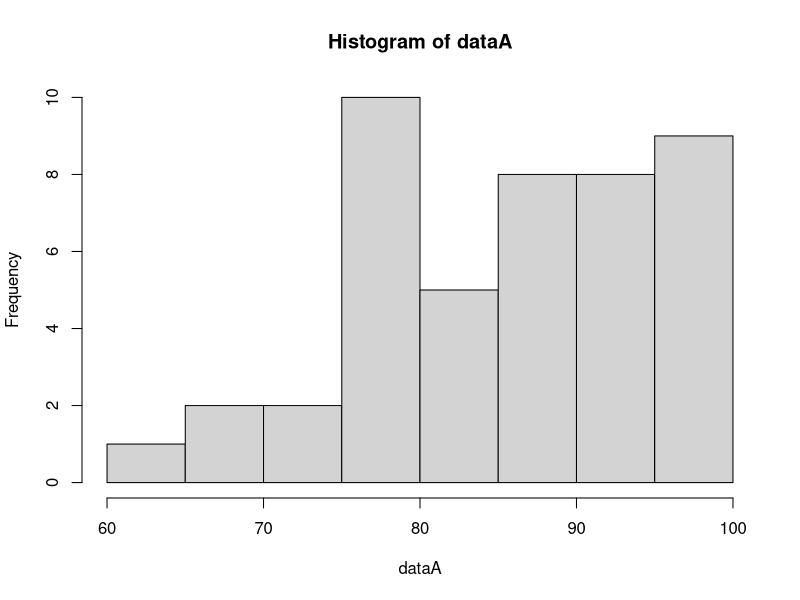

This chart was generated by the following R code:
## ---- chunk 1
knitr::opts_chunk$set(echo = TRUE)
## ---- chunk 2
dataA <- c(82, 79, 80, 88, 91, 98, 93, 100, 88, 83,77,72,76,90, 77, 98, 61, 95, 89, 88, 76, 77, 66, 86, 98, 76, 100, 100, 67, 86, 85, 93, 92, 79, 73, 98, 82, 77, 87, 81, 100, 96, 91, 95, 93)

summary(dataA)
hist(dataA)
## ---- chunk 3
dataA <- c(96,100,90)
## ---- chunk 4
s = 0
p = 0.6915
for (k in 6:8){
  s = s + choose(8,k)*p^k*(1-p)^(8-k)
}
print(s)
